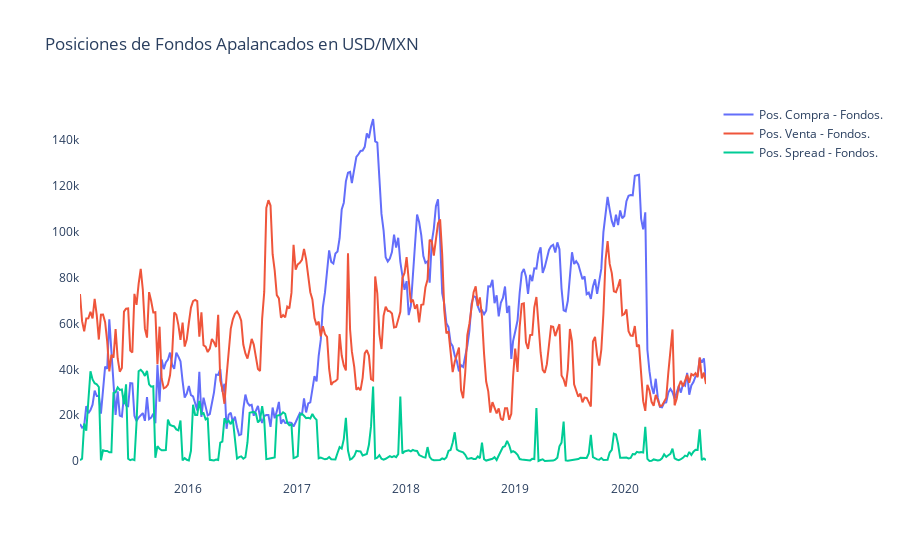

Source (notebook cell):
### Markdown cell above
### 3) Fondos Apalancados (Leveraged Funds)

### Code cell
##VAMOS A VER LOS DATOS GRAFICADOS
pos_funds = LevFundsPosition('MEXICAN PESO - CHICAGO MERCANTILE EXCHANGE', 2020, 2015, 2020)
xpoints, ypoints = pos_funds.index, pos_funds['Lev_Money_Positions_Long_All']
trace0 = go.Scatter(x = xpoints, y = ypoints, name="Pos. Compra - Fondos.")
xpoints, ypoints = pos_funds.index, pos_funds['Lev_Money_Positions_Short_All']
trace1 = go.Scatter(x = xpoints, y = ypoints, name="Pos. Venta - Fondos.")
xpoints, ypoints = pos_funds.index, pos_funds['Lev_Money_Positions_Spread_All']
trace2 = go.Scatter(x = xpoints, y = ypoints, name="Pos. Spread - Fondos.")
data = [trace0, trace1, trace2]
layout = go.Layout(title="Posiciones de Fondos Apalancados en USD/MXN",paper_bgcolor='white',plot_bgcolor='white')
plotly.offline.iplot({ "data": data,"layout": layout})

### Figure 1 — Plotly figure (JSON) as saved in the notebook; plotly's stock layout.template omitted (floating-point values rounded to 4 significant figures; data arrays with more than 128 entries replaced by an {"elided": "..."} marker saying what was removed)
{"data": [{"name": "Pos. Compra - Fondos.", "type": "scatter", "x": {"elided": "300 str values"}, "y": {"elided": "300 int values"}}, {"name": "Pos. Venta - Fondos.", "type": "scatter", "x": {"elided": "300 str values"}, "y": {"elided": "300 int values"}}, {"name": "Pos. Spread - Fondos.", "type": "scatter", "x": {"elided": "300 str values"}, "y": {"elided": "300 int values"}}], "layout": {"paper_bgcolor": "white", "plot_bgcolor": "white", "title": {"text": "Posiciones de Fondos Apalancados en USD/MXN"}}}
